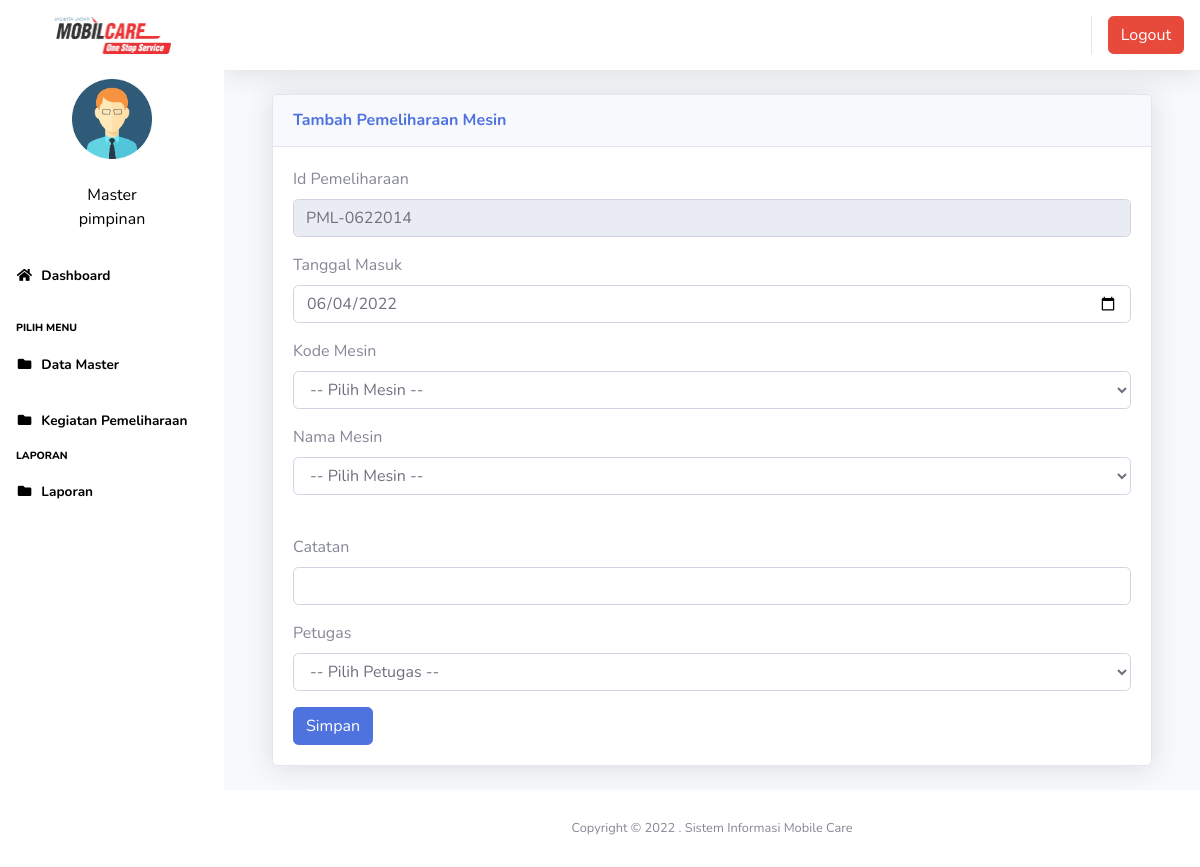
Page /index3.php?page=pemeliharaan&aksi=tambahpemeliharaan (signed in) on the earlier database version.
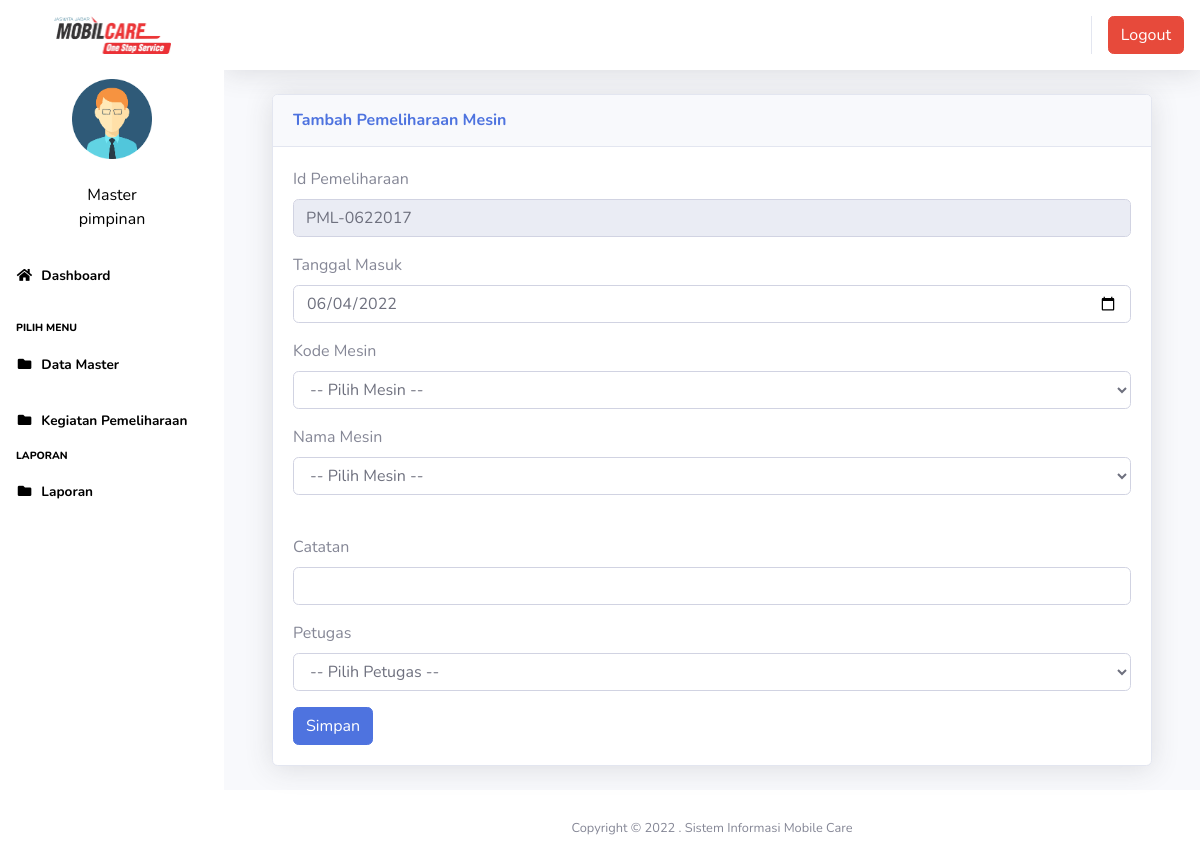
Same page on the later database version.
### tables this page shows
CREATE TABLE `pemeliharaan` (
  `id` int(11) NOT NULL,
  `id_pemeliharaan` varchar(100) NOT NULL,
  `tanggal` date NOT NULL,
  `kode_barang` varchar(100) NOT NULL,
  `nama_mesin` varchar(500) NOT NULL,
  `checklist` varchar(500) NOT NULL,
  `catatan` varchar(500) NOT NULL,
  `petugas` varchar(200) NOT NULL,
  `jumlah` int(100) NOT NULL,
  `done` tinyint(1) NOT NULL
);

### page/pemeliharaan/tambahpemeliharaan.php (the view, shortened to what this page needs)
 <?php
$koneksi = new mysqli("localhost", "root", "", "inventori");
$no = mysqli_query($koneksi, "select id_pemeliharaan from pemeliharaan order by id_pemeliharaan desc");
$idtran = mysqli_fetch_array($no);
$kode = $idtran['id_pemeliharaan'];
$urut = substr($kode, 8, 3);
$tambah = (int) $urut + 1;
$bulan = date("m");
$tahun = date("y");
if (strlen($tambah) == 1) {
	$format = "PML-" . $bulan . $tahun . "00" . $tambah;
} else if (strlen($tambah) == 2) {
	$format = "PML-" . $bulan . $tahun . "0" . $tambah;
} else {
	$format = "PML-" . $bulan . $tahun . $tambah;
}
?>
 <div class="container-fluid">
 	<div class="card shadow mb-4">
 		<div class="card-header py-3">
 			<h6 class="m-0 font-weight-bold text-primary">Tambah Pemeliharaan Mesin</h6>
 		</div>
 		<div class="card-body">
 			<div class="table-responsive">
 				<div class="body">
 					<form method="POST" enctype="multipart/form-data">
 						<label for="">Id Pemeliharaan</label>
 						<div class="form-group">
 							<div class="form-line">
 								<input type="text" name="id_pemeliharaan" class="form-control" id="id_pemeliharaan" value="<?php echo $format; ?>" readonly />
 							</div>
 						</div>
 						<label for="">Tanggal Masuk</label>
 						<div class="form-group">
 							<div class="form-line">
 								<input type="date" name="tanggal_masuk" class="form-control" id="tanggal_masuk" value="<?php echo date('Y-m-d'); ?>" />
 							</div>
 						</div>
 						<label for="">Kode Mesin</label>
 						<div class="form-group">
 							<div class="form-line">
 								<select name="mesin" id="id_mesin" class="form-control" />
 								<option value="">-- Pilih Mesin --</option>
 							</div>
 						</div>
 						<label for="">Nama Mesin</label>
 						<div class="form-group">
 							<div class="form-line">
 								<select name="nama_mesin" class="form-control" />
 								<option value="">-- Pilih Mesin --</option>
 							</div>
 						</div>
 						<br>
 						<label for="">Catatan</label>
 						<div class="form-group">
 							<div class="form-line">
 								<input type="text" name="catatan" class="form-control" />
 							</div>
 						</div>
 						<label for="">Petugas</label>
 						<div class="form-group">
 							<div class="form-line">
 								<select name="petugas" class="form-control" />
 								<option value="">-- Pilih Petugas --</option>
 							</div>
 						</div>
 						<input type="submit" name="simpan" value="Simpan" class="btn btn-primary">
 					</form>

Differences in the rows shown:
no longer on this page (row edited): pemeliharaan: id_pemeliharaan "PML-0622014"
added pemeliharaan: id_pemeliharaan "PML-0622017"
